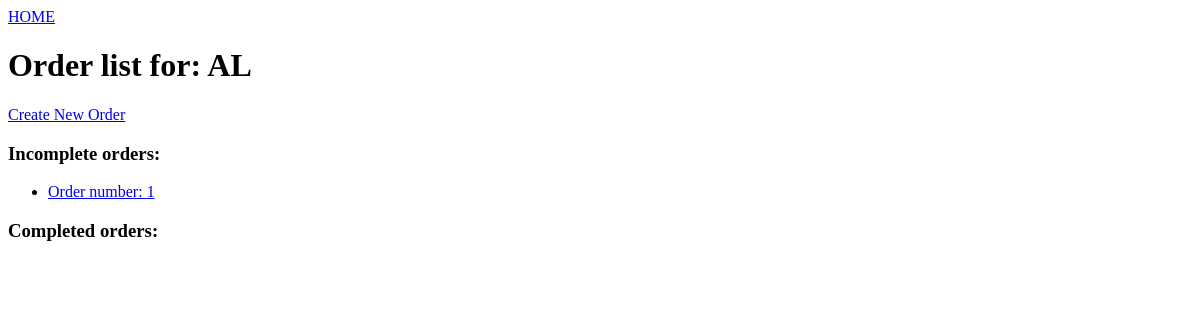
The page /order_list/AL on the database as committed earlier.
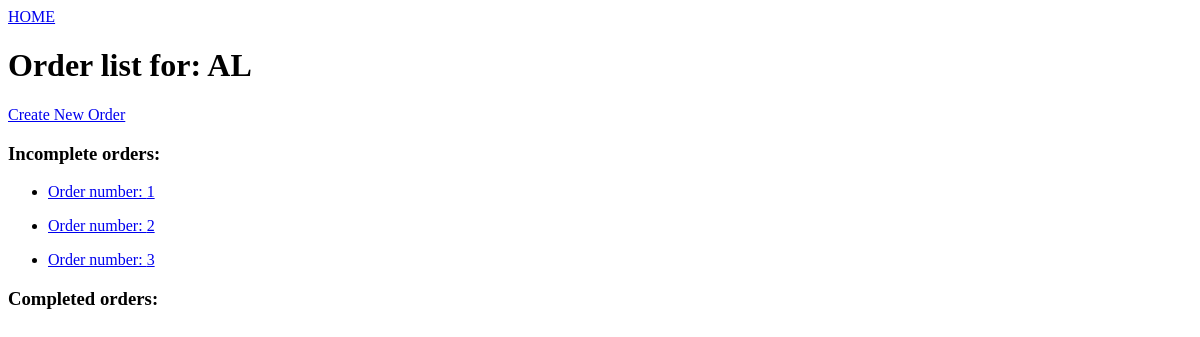
The same page on the database as committed later.
### main/models.py (models this page shows, shortened)
class Order(models.Model):
    order_list = models.ForeignKey(OrderList, on_delete=models.CASCADE)
    number = models.CharField(max_length=200)
    complete = models.BooleanField()

### main/views.py (the view)
# urls.py: path("order_list/<str:list_name>", views.order_list, name="order_list"),
def order_list(response, list_name):
    ls = OrderList.objects.get(name=list_name)
    return render(response, "main/order_list.html", {"ls": ls})

### main/templates/main/order_list.html (shortened to what this page needs)
{% extends 'main/base.html' %}
{% block content %}
    <h1>Order list for: {{ ls.name }} </h1>
    <a href="http://127.0.0.1:8000/create_order/">Create New Order</a>
    <h3>Incomplete orders: </h3>
    {% for order in ls.order_set.all %}
        {% if order.complete == False %}
            <ul>
                <li><a href="http://127.0.0.1:8000/view_order/{{ ls.name }}/{{ order.number }}">Order
                    number: {{ order.number }}</a></li>
            </ul>
        {% endif %}
    {% endfor %}
    <h3>Completed orders: </h3>
{% endblock %}

Rows that differ between the two databases and show on the page:
added Order: number "2"
added Order: number "3"
